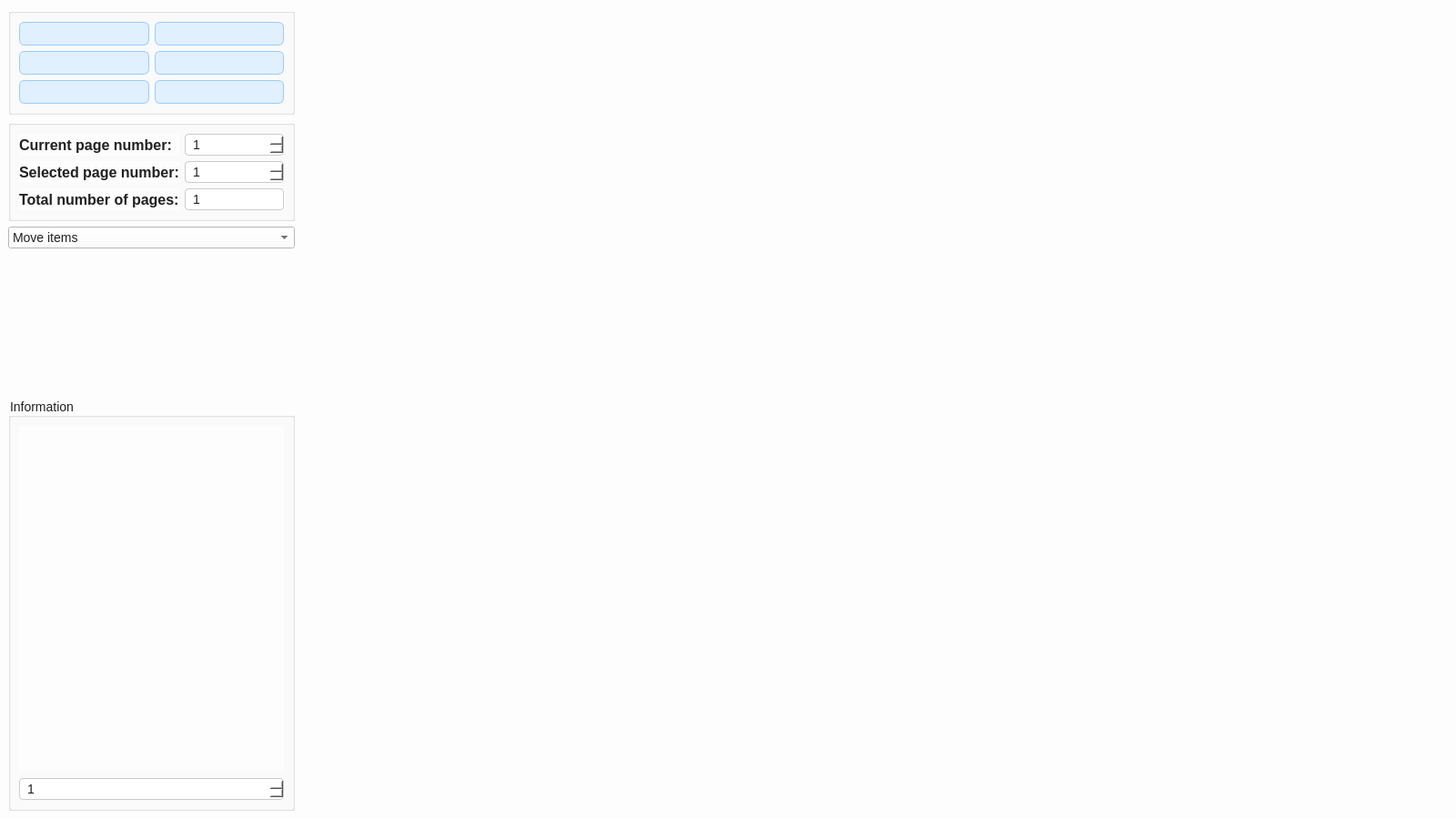
<?xml version="1.0" encoding="UTF-8"?>
<ui version="4.0">
 <class>MainWindow</class>
 <widget class="QMainWindow" name="MainWindow">
  <property name="geometry">
   <rect>
    <x>0</x>
    <y>0</y>
    <width>1600</width>
    <height>900</height>
   </rect>
  </property>
  <property name="windowTitle">
   <string>MainWindow</string>
  </property>
  <property name="styleSheet">
   <string notr="true">QWidget {
        background-color: #fdfdfd;
        color: #202020;
        font-family: Segoe UI, sans-serif;
        font-size: 14px;
    }

    QLabel {
    font-family: &quot;Segoe UI&quot;, Arial, sans-serif;
    font-size: 16px;
    font-weight: 500;
    color: #202020;
}

    QLabel:hover {
        border: 1px dashed #999;
        background-color: #f0f8ff;
    }

    QSpinBox {
        border: 1px solid #ccc;
        border-radius: 4px;
        padding: 2px 6px 2px 6px;
        background-color: #ffffff;
        selection-background-color: #cceeff;
    }

    QSpinBox::up-arrow {
        content: &quot;▲&quot;;
        color: #555;
        font-size: 10px;
    }

    QSpinBox::down-arrow {
        content: &quot;▼&quot;;
        color: #555;
        font-size: 10px;
    }

    QSpinBox::up-button:hover, QSpinBox::down-button:hover {
        background-color: #e6f7ff;
    }

    QPushButton {
        background-color: #e0f0ff;
        border: 1px solid #99ccff;
        border-radius: 6px;
        padding: 4px 10px;
    }

    QPushButton:hover {
        background-color: #cce4ff;
    }

    QPushButton:pressed {
        background-color: #b3d8ff;
    }

    QCheckBox {
        spacing: 6px;
    }

    QCheckBox:hover {
        color: #0055aa;
    }</string>
  </property>
  <widget class="QWidget" name="centralwidget">
   <layout class="QGridLayout" name="gridLayout_6">
    <item row="0" column="0">
     <layout class="QGridLayout" name="gridLayout_4" rowstretch="1,1,1,2,6" columnstretch="1,4">
      <property name="rightMargin">
       <number>0</number>
      </property>
      <item row="2" column="0">
       <widget class="QComboBox" name="modeComboBox">
        <property name="currentText">
         <string>Move items</string>
        </property>
        <item>
         <property name="text">
          <string>Move items</string>
         </property>
        </item>
        <item>
         <property name="text">
          <string>Add vertex</string>
         </property>
        </item>
        <item>
         <property name="text">
          <string>Add edge</string>
         </property>
        </item>
        <item>
         <property name="text">
          <string>Delete items</string>
         </property>
        </item>
        <item>
         <property name="text">
          <string>Execute algorithm</string>
         </property>
        </item>
       </widget>
      </item>
      <item row="0" column="1" rowspan="5">
       <widget class="QStackedWidget" name="stackedSceneWidget"/>
      </item>
      <item row="1" column="0">
       <widget class="QGroupBox" name="groupBox">
        <property name="title">
         <string/>
        </property>
        <layout class="QGridLayout" name="gridLayout_2">
         <item row="0" column="0">
          <widget class="QLabel" name="curPageLabel">
           <property name="text">
            <string>Current page number:</string>
           </property>
          </widget>
         </item>
         <item row="0" column="1">
          <widget class="QSpinBox" name="curPageSpinBox">
           <property name="minimum">
            <number>1</number>
           </property>
           <property name="maximum">
            <number>1</number>
           </property>
          </widget>
         </item>
         <item row="1" column="0">
          <widget class="QLabel" name="selPageLabel">
           <property name="text">
            <string>Selected page number:</string>
           </property>
          </widget>
         </item>
         <item row="1" column="1">
          <widget class="QSpinBox" name="selPageSpinBox">
           <property name="minimum">
            <number>1</number>
           </property>
           <property name="maximum">
            <number>1</number>
           </property>
          </widget>
         </item>
         <item row="2" column="0">
          <widget class="QLabel" name="totalPageLabel">
           <property name="text">
            <string>Total number of pages:</string>
           </property>
          </widget>
         </item>
         <item row="2" column="1">
          <widget class="QSpinBox" name="totalPageSpinBox">
           <property name="enabled">
            <bool>true</bool>
           </property>
           <property name="wrapping">
            <bool>false</bool>
           </property>
           <property name="readOnly">
            <bool>true</bool>
           </property>
           <property name="buttonSymbols">
            <enum>QAbstractSpinBox::ButtonSymbols::NoButtons</enum>
           </property>
           <property name="accelerated">
            <bool>false</bool>
           </property>
           <property name="keyboardTracking">
            <bool>true</bool>
           </property>
           <property name="minimum">
            <number>1</number>
           </property>
           <property name="maximum">
            <number>10</number>
           </property>
          </widget>
         </item>
        </layout>
       </widget>
      </item>
      <item row="4" column="0">
       <widget class="QGroupBox" name="groupBox_4">
        <property name="title">
         <string>Information</string>
        </property>
        <layout class="QGridLayout" name="gridLayout_5">
         <item row="1" column="0">
          <widget class="QLabel" name="infoLable">
           <property name="layoutDirection">
            <enum>Qt::LayoutDirection::LeftToRight</enum>
           </property>
           <property name="text">
            <string/>
           </property>
           <property name="alignment">
            <set>Qt::AlignmentFlag::AlignLeading|Qt::AlignmentFlag::AlignLeft|Qt::AlignmentFlag::AlignTop</set>
           </property>
           <property name="wordWrap">
            <bool>true</bool>
           </property>
          </widget>
         </item>
         <item row="2" column="0">
          <widget class="QSpinBox" name="flowReqiredSpinBox">
           <property name="minimum">
            <number>1</number>
           </property>
          </widget>
         </item>
        </layout>
       </widget>
      </item>
      <item row="0" column="0">
       <widget class="QGroupBox" name="groupBox_2">
        <property name="title">
         <string/>
        </property>
        <layout class="QGridLayout" name="gridLayout">
         <item row="2" column="1">
          <widget class="QPushButton" name="savePageButton">
           <property name="text">
            <string/>
           </property>
           <property name="icon">
            <iconset theme="document-save"/>
           </property>
          </widget>
         </item>
         <item row="2" column="0">
          <widget class="QPushButton" name="openPageButton">
           <property name="text">
            <string/>
           </property>
           <property name="icon">
            <iconset theme="document-open"/>
           </property>
          </widget>
         </item>
         <item row="0" column="1">
          <widget class="QPushButton" name="rightPageButton">
           <property name="text">
            <string/>
           </property>
           <property name="icon">
            <iconset theme="go-next"/>
           </property>
          </widget>
         </item>
         <item row="1" column="1">
          <widget class="QPushButton" name="closePageButton">
           <property name="text">
            <string/>
           </property>
           <property name="icon">
            <iconset theme="edit-clear"/>
           </property>
          </widget>
         </item>
         <item row="0" column="0">
          <widget class="QPushButton" name="leftPageButton">
           <property name="text">
            <string/>
           </property>
           <property name="icon">
            <iconset theme="go-previous"/>
           </property>
          </widget>
         </item>
         <item row="1" column="0">
          <widget class="QPushButton" name="addPageButton">
           <property name="text">
            <string/>
           </property>
           <property name="icon">
            <iconset theme="list-add"/>
           </property>
          </widget>
         </item>
        </layout>
       </widget>
      </item>
      <item row="3" column="0">
       <widget class="QStackedWidget" name="stackedEditorWidget">
        <widget class="QWidget" name="emptyPage">
         <property name="enabled">
          <bool>false</bool>
         </property>
        </widget>
       </widget>
      </item>
     </layout>
    </item>
   </layout>
  </widget>
  <widget class="QMenuBar" name="menubar">
   <property name="geometry">
    <rect>
     <x>0</x>
     <y>0</y>
     <width>1600</width>
     <height>32</height>
    </rect>
   </property>
  </widget>
 </widget>
 <resources/>
 <connections/>
</ui>
